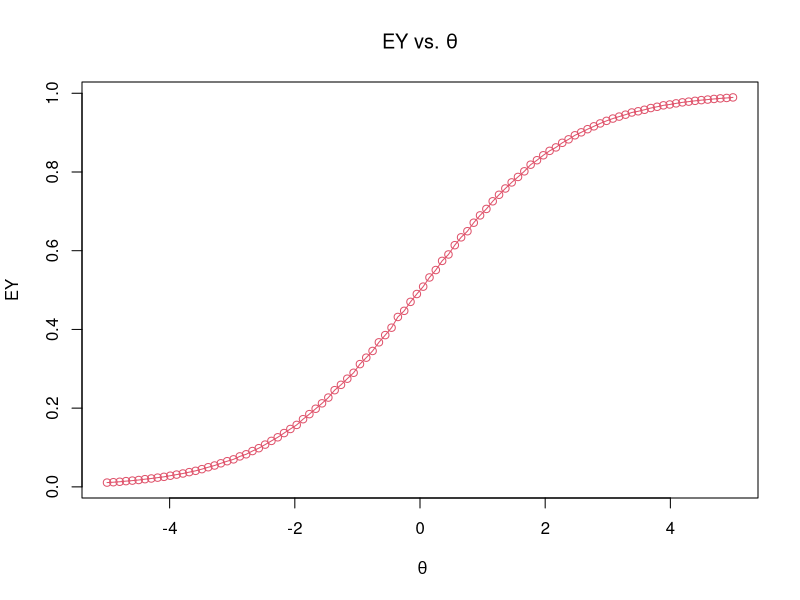
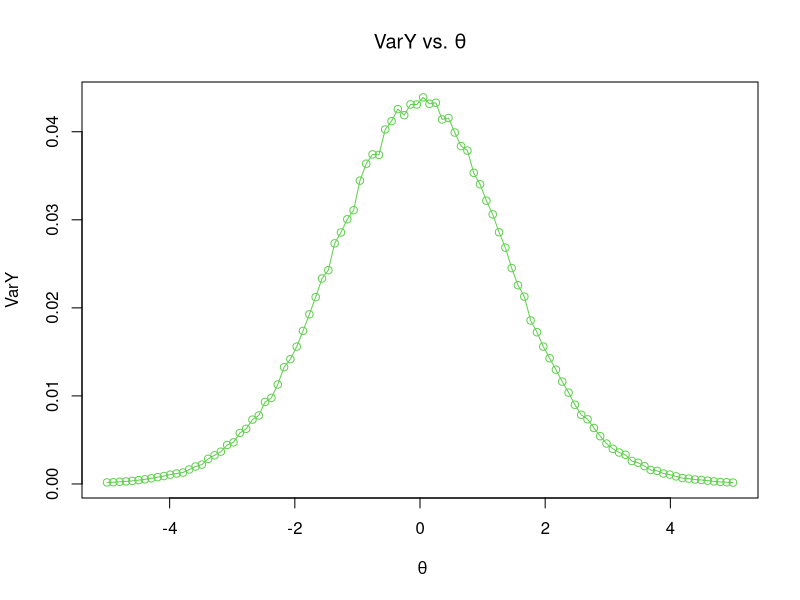

These figures' R source, in order:
x <- 3
print(x)
x <- 6 
y <- x
x1 <- 3; x2 <- 12; x3 <- 7; 
v <- c(x1, x2, x3) 
print(v) 
v <- c(3, 12, 7) 
print(v)
v <- seq(1,2,length=10)
print(v)
v <- seq(1,2,by=.1)
print(v)
v <- seq(0, 5, by=1) 
print(v)
w <- v^2 
print(w) 
w <- exp(v)
print(w)
print( round(w, 3) ) 
v <- c(4, 5, 10, 19, 23, 4, 16)  
print(v[6])
index <- c(1, 3, 4) 
print( v[index] ) 
index <- c(2,5,6) 
v[-index]
A <- matrix(0, nrow=3, ncol=3) 
print(A)
A[1,1] = 1 
A[1,2] = 4 
A[1,3] = 7
A[2,1] = 2 
A[2,2] = 5
A[2,3] = 8 
A[3,1] = 3 
A[3,2] = 6 
A[3,3] = 9
print(A) 
A[,2]
A[3,]
t(A)
v <- seq(0, 1, length=11) 
for(i in 1:11)
{
   print(v[i]) 
}
index <- c(1,2, 5, 8, 13, 22) 
for(i in index)
{
   print(i)
}
A = matrix(0, 5, 5) 
for(i in 1:5)
{ 
   for(j in 1:5)
   {
      A[i,j] = j^i 
   }
}
print(A)
if(x < 0) 
{
   print("x is negative") 
}  else
{
   print("x is positive") 
} 
if(x < 0) 
{
   print("x is negative") 
}  else if(x > 0)
{
   print("x is positive") 
}  else if(x == 0)
{
   print("x is 0")
}
k <- 0 

while(k <= 10) 
{

   print(k)
   k <- k + 1

}
m = 7
s <- seq(0, floor(m/2), by=1) 
k <- length(s)
bool <- FALSE
while( (bool == FALSE) & (k > 1) )
{

   bool <- ( (m/s[k]) == floor(m/s[k]) )
   k <- k - 1

}
sprintf("The largest factor of %i other than itself is %i", m, s[k+1])
n <- 10
a <- 1 
b <- 5 
u <- runif(n, min=a, max=b) 
n <- 10 
mu <- 0 
sigma <- 2
u <- rnorm(n, mean=mu, sd=sqrt(sigma))
n <- 10 
lambda <- 5
u <- rexp(n, rate=lambda) 
n <- 10 
k <- 20 
p <- .5 
u <- rbinom(n, size=k, prob=p) 
k <- 10
p <- .35
1-pbinom(3, size=k, prob=p)
prob <- 0 
for(x in 4:10) prob <- prob + choose(k, x)*(p^x)*((1-p)^(k-x))
nreps = 10000
X = rbinom(nreps, size=k,  prob=p) 
mean(X > 3)
lambda <- 5 
EX <- 1/lambda 
VarX <- 1/(lambda^2)
print(c(EX, VarX))
X <- rexp(10000, lambda) 
c(mean(X), var(X))  
mu <- 0 
sigma <- 1  
X <- rnorm(10000, mean=mu, sd=sqrt(sigma)) 
Y <- exp(X)/(1 + exp(X)) 
c( mean(Y), var(Y) ) 
theta <- seq(-5, 5, length=100) 
EY <- rep(0, 100)
VarY <- rep(0, 100)
for(i in 1:100)
{
 
      X <- rnorm(10000, mean=theta[i], sd=1) 
      
      Y <- exp(X)/(1 + exp(X)) 
      
      EY[i] <- mean(Y)
      VarY[i] <- var(Y)
      
}

plot( theta, EY,  xlab=expression(" " *theta), ylab="EY", main=expression("EY vs. " *theta), col=2 )
lines(theta,  EY, col=2)
 
plot( theta, VarY,  xlab=expression(" " *theta), ylab="VarY", main=expression("VarY vs. " *theta), col=3 )
lines(theta,  VarY, col=3)
